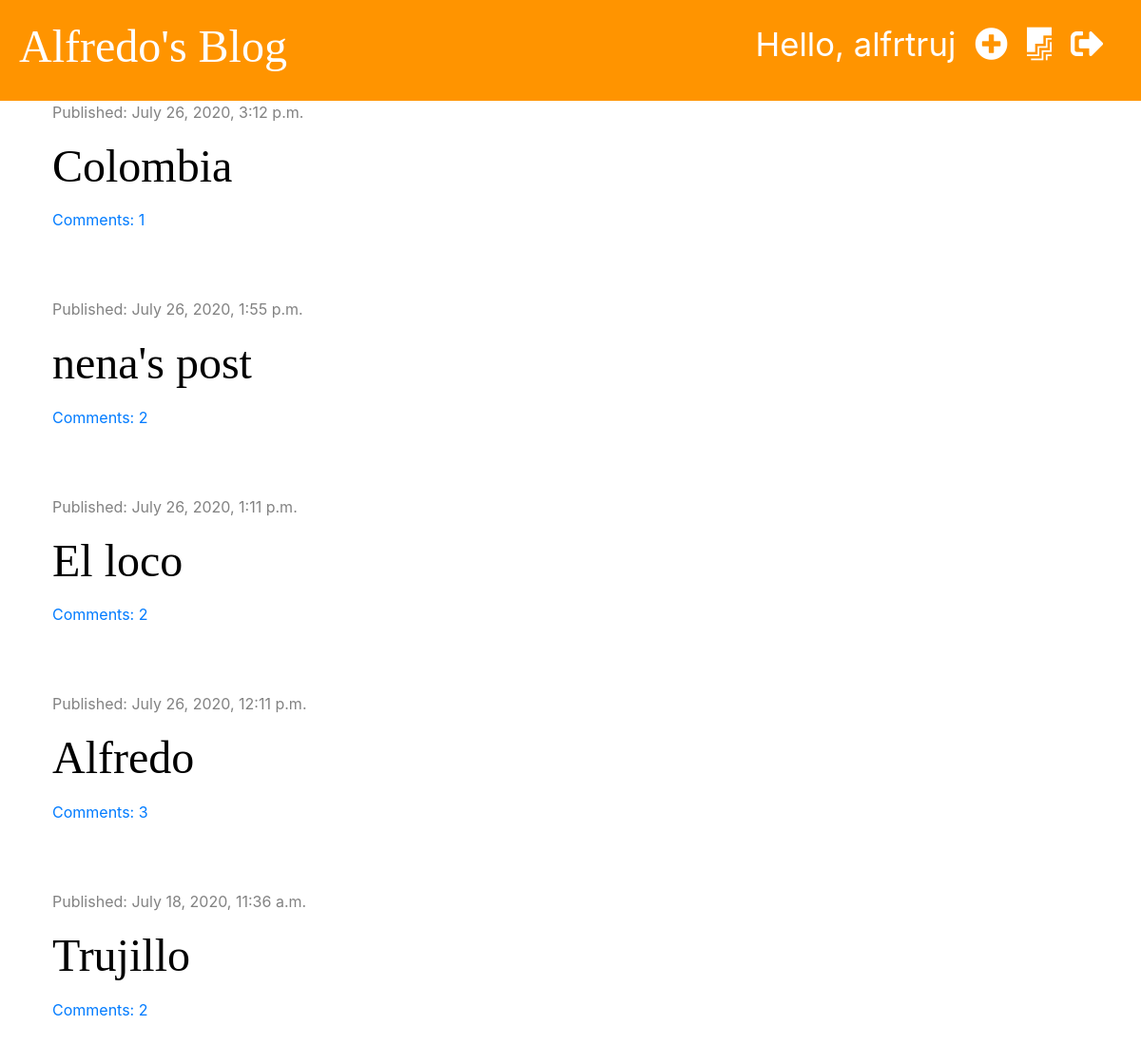
Screenshot of / (signed in) with the database file from the repository.
### blog/models.py (models this page shows, shortened)
class Post(models.Model):
    author = models.ForeignKey('auth.User', on_delete=models.CASCADE)
    title = models.CharField(max_length=200)
    text = models.TextField()
    created_date = models.DateTimeField(default= timezone.now)
    published_date = models.DateTimeField(blank=True, null=True)
    def approved_comments(self):
        return self.comments.filter(approved=True)

### blog/views.py (the view)
# urls.py: path('', views.post_list, name='post_list'),
def post_list(request):
    posts = Post.objects.filter(published_date__lte=timezone.now()).order_by('-published_date')
    stuff_for_frontend = {'posts': posts}
    return render(request, 'blog/post_list.html', stuff_for_frontend)

### blog/templatetags/markdownify.py (called while the page is built)
@register.filter
def markdown(value):
    renderer = HighlightRenderer()
    markdown = mistune.Markdown(renderer=renderer)
    return markdown(value)

### blog/templates/blog/post_list.html (shortened to what this page needs)
{% extends 'blog/base.html' %}
{% load markdownify %}
{% block content %}
    {% for post in posts %}
        <div class="post">
            <div class="date">
                <p>Published: {{ post.published_date }}</p>
            </div>
            <h1><a href="{% url 'post_detail' pk=post.pk %}">{{ post.title }}</a></h1>
            <a href="{% url 'post_detail' pk=post.pk %}">Comments: {{ post.approved_comments.count }}</a>
        </div>
    {% endfor %}
{% endblock %}

### blog/templates/blog/base.html (shortened to what this page needs)
{% load static %}
<!DOCTYPE html>
<html lang="en">
<head>
    <link rel="stylesheet" href="https://stackpath.bootstrapcdn.com/bootstrap/4.5.0/css/bootstrap.min.css">
    <link rel="stylesheet" href="{% static 'blog.css' %}">
    <link rel="stylesheet" href="https://use.fontawesome.com/releases/v5.0.6/css/all.css">
    <link rel="stylesheet" href="{% static 'zenburn.css' %}">
</head>
<body>
<div class="page-header">
    {% if user.is_authenticated %}
        <a href="{% url 'logout' %}" class="top-menu"><i class="fas fa-sign-out-alt"></i></a>
        <a href="{% url 'post_draft_list' %}" class="top-menu"><i class="fab fa-firstdraft"></i></a>
        <a href="{% url 'post_new' %}" class="top-menu"><i class="fas fa-plus-circle"></i></a>
        <p class="top-menu">Hello, {{ user.username }}</p>
    {% else %}
        <a href="{% url 'login' %}" class="top-menu"><i class="fas fa-sign-in-alt"></i></a>
    {% endif %}
    <h1><a href="{% url 'post_list' %}">Alfredo's Blog</a></h1>
</div>
<div class="content container">
    <div class="row">
        <div class="col-md-8">
            {% block content %}
            {% endblock %}
        </div>
    </div>
</div>
</body>
</html>

### blog/static/blog.css (style rules this page uses)
.page-header { background-color: #ff9400; margin-top: 0; padding: 20px 20px 20px 20px; }
.page-header h1, .page-header h1 a { color: #ffffff; font-size: 36pt; text-decoration: none; }
.content { margin-left: 40px; }
h1, h2, h3, h4 { font-family: 'Tangerine', 'Inconsolata', 'Droid Sans', serif; font-size: 48px; }
.date { color: #828282; }
.post { margin-bottom: 70px; }
.post h1 a { color: #000000; }
.top-menu, .top-menu:hover { color: #ffffff; float: right; font-size: 26pt; margin-right: 20px; }

### rows the page displays
Post: published_date "July 26, 2020, 3:12 p.m.", title "Colombia", approved_comments.count "1"
Post: published_date "July 26, 2020, 1:55 p.m.", title "nena's post", approved_comments.count "2"
Post: published_date "July 26, 2020, 1:11 p.m.", title "El loco", approved_comments.count "2"
Post: published_date "July 26, 2020, 12:11 p.m.", title "Alfredo", approved_comments.count "3"
Post: published_date "July 18, 2020, 11:36 a.m.", title "Trujillo", approved_comments.count "2"

### other values shown
{{ user.username }} "alfrtruj"
